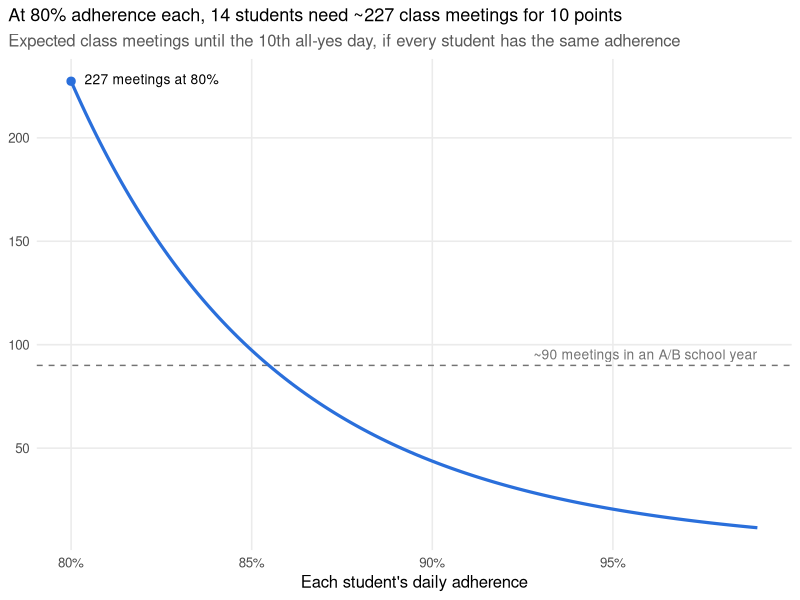
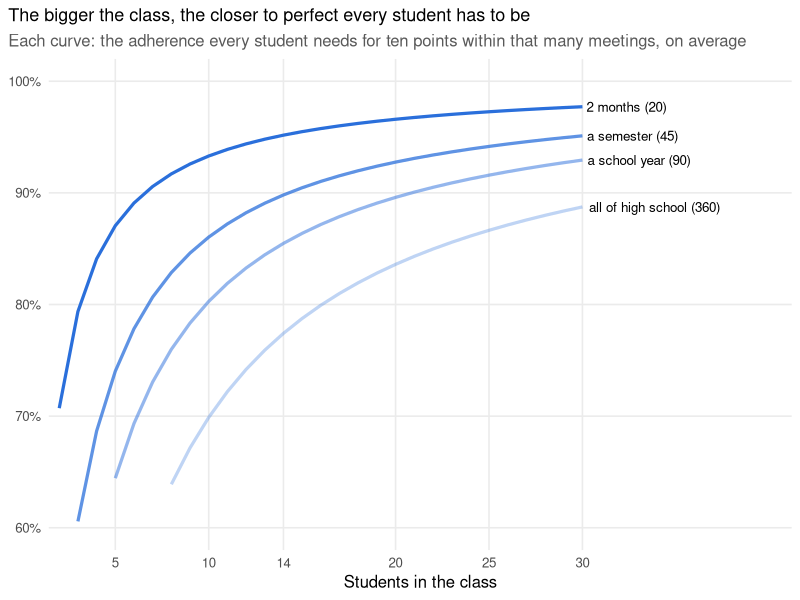
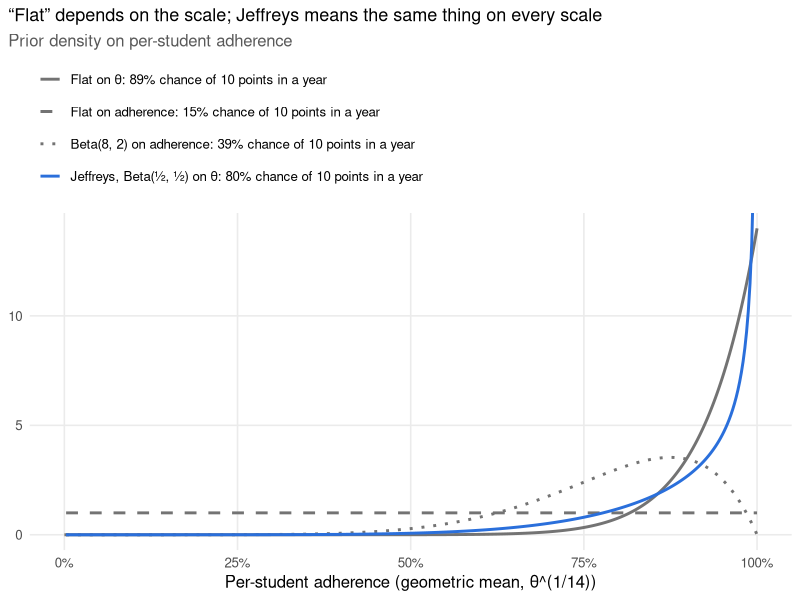
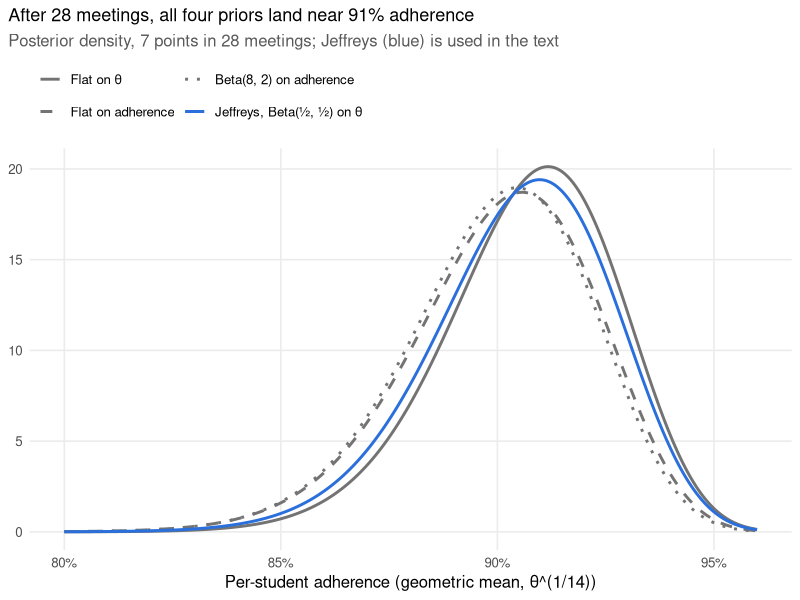
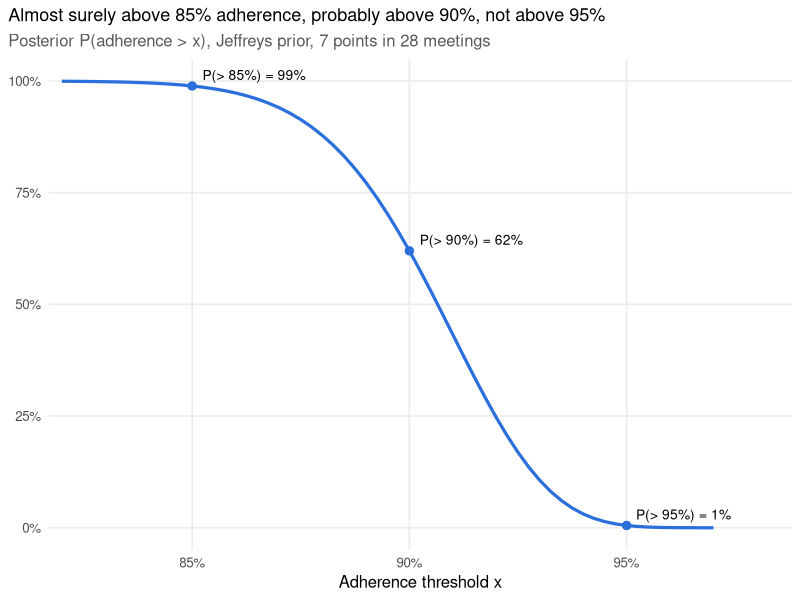
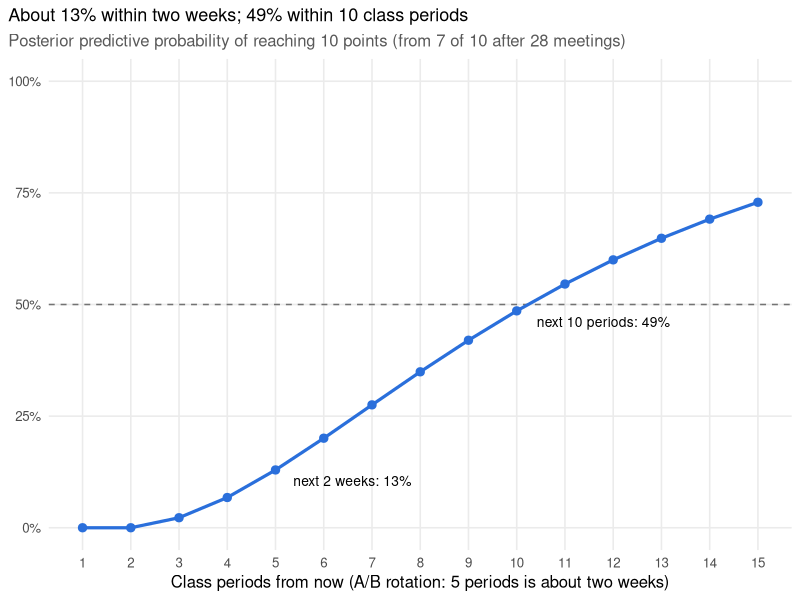

The R source for these figures, in order:
## ---- chunk 1
#| label: setup
library(ggplot2)

# ---- Data: update these as the class earns points --------------------------
k      <- 7    # points earned so far
n      <- 28   # class meetings so far
N      <- 14   # students playing
target <- 10   # points needed for the meal
year   <- 90   # class meetings in an A/B school year (180 days / 2)

accent <- "#2a6fdb"
grey   <- "grey45"
theme_set(theme_minimal(base_size = 12) +
            theme(panel.grid.minor = element_blank(),
                  plot.title.position = "plot",
                  plot.title = element_text(face = "plain", size = 13),
                  plot.subtitle = element_text(colour = "grey35"),
                  legend.position = "top", legend.justification = "left"))

pct <- function(x, d = 0) paste0(sprintf(paste0("%.", d, "f"), 100 * x), "%")

# ---- Jeffreys posterior on theta, and derived per-student adherence --------
a_post <- 0.5 + k
b_post <- 0.5 + n - k
pbar_q <- qbeta(c(0.025, 0.5, 0.975), a_post, b_post)^(1 / N)
theta_hat <- k / n
pbar_hat  <- theta_hat^(1 / N)

# ---- Posterior predictive: class periods until `target` points -------------
r_left <- target - k
# P(at least r_left all-yes days within m meetings), beta-binomial
pbb <- function(j, m, a, b) exp(lchoose(m, j) + lbeta(j + a, m - j + b) - lbeta(a, b))
p_done_by <- function(m) {
  if (m < r_left) return(0)
  1 - sum(pbb(0:(r_left - 1), m, a_post, b_post))
}
mean_left <- r_left * (a_post + b_post - 1) / (a_post - 1)
cdf_m     <- sapply(1:500, p_done_by)
median_left <- which(cdf_m >= 0.5)[1]
## ---- chunk 2
#| label: one-at-80
theta80 <- 0.8^N
ed80    <- target / theta80
sd80    <- sqrt(target * (1 - theta80)) / theta80
## ---- chunk 3
#| label: fig-meetings
#| fig-cap: "Expected meetings = 10 / p^14 if every student has adherence p."
d1 <- data.frame(p = seq(0.80, 0.99, by = 0.001))
d1$meetings <- target / d1$p^N
ggplot(d1, aes(p, meetings)) +
  geom_hline(yintercept = year, linetype = "dashed", colour = grey) +
  annotate("text", x = 0.99, y = year, label = paste0("~", year, " meetings in an A/B school year"),
           hjust = 1, vjust = -0.6, colour = grey, size = 3.5) +
  geom_line(colour = accent, linewidth = 1.1) +
  annotate("point", x = 0.8, y = ed80, colour = accent, size = 2.5) +
  annotate("text", x = 0.8, y = ed80, label = paste(round(ed80), "meetings at 80%"),
           hjust = -0.1, vjust = 0.3, size = 3.5) +
  scale_x_continuous(labels = scales::percent) +
  labs(title = paste0("At 80% adherence each, ", N, " students need ~", round(ed80), " class meetings for 10 points"),
       subtitle = "Expected class meetings until the 10th all-yes day, if every student has the same adherence",
       x = "Each student's daily adherence", y = NULL)
## ---- chunk 4
#| label: fig-iso
#| fig-cap: "Required adherence p = (10 / T)^(1/N) for an expected wait of T meetings; assumes independent students."
lv <- data.frame(T = c(20, 45, 90, 360),
                 label = c("2 months (20)", "a semester (45)", "a school year (90)", "all of high school (360)"))
d2 <- merge(lv, data.frame(size = 1:30))
d2$need <- (target / d2$T)^(1 / d2$size)
d2 <- subset(d2, need >= 0.6)
d2$label <- factor(d2$label, levels = lv$label)
ends <- subset(d2, size == 30)
ggplot(d2, aes(size, need, group = label, alpha = label)) +
  geom_line(colour = accent, linewidth = 1.1) +
  geom_text(data = ends, aes(label = label), hjust = -0.05, size = 3.4, colour = "black", alpha = 1) +
  scale_alpha_manual(values = c(1, 0.75, 0.5, 0.3), guide = "none") +
  scale_y_continuous(labels = scales::percent, limits = c(0.6, 1)) +
  scale_x_continuous(breaks = c(1, 5, 10, 14, 20, 25, 30), expand = expansion(mult = c(0.02, 0.4))) +
  labs(title = "The bigger the class, the closer to perfect every student has to be",
       subtitle = "Each curve: the adherence every student needs for ten points within that many meetings, on average",
       x = "Students in the class", y = NULL)
## ---- chunk 5
#| label: priors
# Four priors, all expressed as densities on the per-student scale pbar = theta^(1/N)
g  <- seq(1e-4, 1 - 1e-6, length.out = 20001)
dg <- diff(g[1:2])
prior_dens <- list(
  flat_theta = N * g^(N - 1),                                   # theta ~ U(0,1)
  flat_p     = rep(1, length(g)),                               # pbar ~ U(0,1)
  wi         = dbeta(g, 8, 2),                                  # pbar ~ Beta(8,2)
  jeffreys   = dbeta(g^N, 0.5, 0.5) * N * g^(N - 1)             # theta ~ Beta(1/2,1/2)
)
prior_labels <- c(flat_theta = "Flat on θ", flat_p = "Flat on adherence",
                  wi = "Beta(8, 2) on adherence", jeffreys = "Jeffreys, Beta(½, ½) on θ")

# Prior predictive: P(10 points within a school year of `year` meetings)
pp_year <- sapply(prior_dens, function(f) {
  w <- f / sum(f)
  sum(w * pnbinom(year - target, target, g^N))
})
p_below <- function(f, x) { w <- f / sum(f); sum(w[g < x]) }
jeff_below80 <- p_below(prior_dens$jeffreys, 0.8)
flat_p_half  <- 0.5^N   # median theta under a flat prior on pbar
## ---- chunk 6
#| label: fig-priors
#| fig-cap: "Prior densities on the adherence scale; the legend gives each prior's predictive chance of 10 points within a school year."
d3 <- do.call(rbind, lapply(names(prior_dens), function(s)
  data.frame(p = g, d = prior_dens[[s]], s = s)))
d3 <- d3[seq(1, nrow(d3), by = 50), ]
d3$lab <- factor(paste0(prior_labels[d3$s], ": ", pct(pp_year[d3$s]), " chance of 10 points in a year"),
                 levels = paste0(prior_labels, ": ", pct(pp_year[names(prior_labels)]), " chance of 10 points in a year"))
ggplot(d3, aes(p, d, colour = lab, linetype = lab)) +
  geom_line(linewidth = 1) +
  scale_colour_manual(values = c(grey, grey, grey, accent)) +
  scale_linetype_manual(values = c("solid", "dashed", "dotted", "solid")) +
  coord_cartesian(ylim = c(0, 14)) +
  scale_x_continuous(labels = scales::percent) +
  guides(colour = guide_legend(ncol = 1), linetype = guide_legend(ncol = 1)) +
  labs(title = "“Flat” depends on the scale; Jeffreys means the same thing on every scale",
       subtitle = "Prior density on per-student adherence",
       x = "Per-student adherence (geometric mean, θ^(1/14))", y = NULL, colour = NULL, linetype = NULL)
## ---- chunk 7
#| label: posteriors
lik <- exp(k * N * log(g) + (n - k) * log1p(-g^N))
post_dens <- lapply(prior_dens, function(f) { p <- f * lik; p / (sum(p) * dg) })
post_q <- sapply(post_dens, function(f) {
  cf <- cumsum(f) * dg
  g[sapply(c(0.025, 0.5, 0.975), function(q) which(cf >= q)[1])]
})
max_gap <- max(abs(post_q[2, ] - post_q[2, "jeffreys"]))
## ---- chunk 8
#| label: fig-posteriors
#| fig-cap: "Grid posteriors on per-student adherence under each prior."
d4 <- do.call(rbind, lapply(names(post_dens), function(s)
  data.frame(p = g, d = post_dens[[s]], s = s)))
d4 <- subset(d4, p >= 0.8 & p <= 0.96)
d4$lab <- factor(prior_labels[d4$s], levels = prior_labels)
ggplot(d4, aes(p, d, colour = lab, linetype = lab)) +
  geom_line(linewidth = 1) +
  scale_colour_manual(values = c(grey, grey, grey, accent)) +
  scale_linetype_manual(values = c("solid", "dashed", "dotted", "solid")) +
  scale_x_continuous(labels = scales::percent) +
  guides(colour = guide_legend(ncol = 2), linetype = guide_legend(ncol = 2)) +
  labs(title = paste0("After ", n, " meetings, all four priors land near ", pct(post_q[2, "jeffreys"]), " adherence"),
       subtitle = paste0("Posterior density, ", k, " points in ", n, " meetings; Jeffreys (blue) is used in the text"),
       x = "Per-student adherence (geometric mean, θ^(1/14))", y = NULL, colour = NULL, linetype = NULL)
## ---- chunk 9
#| label: fig-exceed
#| fig-cap: "Posterior probability that per-student adherence exceeds x (Jeffreys prior on θ)."
d5 <- data.frame(x = seq(0.82, 0.97, by = 0.0025))
d5$p <- 1 - pbeta(d5$x^N, a_post, b_post)
marks <- data.frame(x = c(0.85, 0.90, 0.95))
marks$p <- 1 - pbeta(marks$x^N, a_post, b_post)
ggplot(d5, aes(x, p)) +
  geom_line(colour = accent, linewidth = 1.1) +
  geom_point(data = marks, colour = accent, size = 2.5) +
  geom_text(data = marks, aes(label = paste0("P(> ", pct(x), ") = ", pct(p))),
            hjust = -0.1, vjust = -0.6, size = 3.5) +
  scale_x_continuous(labels = scales::percent, expand = expansion(mult = c(0.02, 0.12))) +
  scale_y_continuous(labels = scales::percent) +
  labs(title = paste0("Almost surely above 85% adherence, ",
                      ifelse(marks$p[2] > 0.5, "probably above", "probably not above"), " 90%, not above 95%"),
       subtitle = paste0("Posterior P(adherence > x), Jeffreys prior, ", k, " points in ", n, " meetings"),
       x = "Adherence threshold x", y = NULL)
## ---- chunk 10
#| label: fig-finish
#| fig-cap: "Beta-negative-binomial posterior predictive (Jeffreys prior on θ), counted in class periods from now."
d6 <- data.frame(m = 1:15)
d6$p <- sapply(d6$m, p_done_by)
lab6 <- subset(d6, m %in% c(5, 10))
lab6$txt <- c("next 2 weeks", "next 10 periods")
ggplot(d6, aes(m, p)) +
  geom_hline(yintercept = 0.5, linetype = "dashed", colour = grey) +
  geom_line(colour = accent, linewidth = 1.1) +
  geom_point(colour = accent, size = 2.5) +
  geom_text(data = lab6, aes(label = paste0(txt, ": ", pct(p))), hjust = -0.15, vjust = 1.6, size = 3.5) +
  scale_x_continuous(breaks = 1:15) +
  scale_y_continuous(labels = scales::percent, limits = c(0, 1)) +
  labs(title = paste0("About ", pct(p_done_by(5)), " within two weeks; ", pct(p_done_by(10)), " within 10 class periods"),
       subtitle = paste0("Posterior predictive probability of reaching ", target, " points (from ", k, " of ",
                         target, " after ", n, " meetings)"),
       x = "Class periods from now (A/B rotation: 5 periods is about two weeks)", y = NULL)
## ---- chunk 11
#| label: rwe-sim
#| cache: true
set.seed(2026)
n_sim <- 200000
conc  <- 10   # Beta concentration a + b (assumed spread)
fit_mean <- function(thr, share, K = conc)
  uniroot(function(m) pbeta(thr, m * K, (1 - m) * K, lower.tail = FALSE) - share, c(0.3, 0.97))$root
bench <- data.frame(
  name  = c("Swedish register: 51% of teens ≥ 80%", "Ferrin review: 23% ≥ 80%", "Kaiser cohort: 37% ≥ 70%"),
  thr   = c(0.8, 0.8, 0.7),
  share = c(0.51, 0.229, 0.367))
sim_one <- function(thr, share, K = conc) {
  m  <- fit_mean(thr, share, K)
  th <- apply(matrix(rbeta(n_sim * N, m * K, (1 - m) * K), ncol = N), 1, prod)
  # P(10 all-yes days within one school year of `year` meetings), then 4 independent years
  p_year <- mean(pnbinom(year - target, target, th))
  c(mean = m, p_year = p_year, p_4yr = 1 - (1 - p_year)^4)
}
res <- t(mapply(sim_one, bench$thr, bench$share))
sens <- sapply(c(5, 20), function(K) sim_one(0.8, 0.51, K)["p_year"])
fmt_small <- function(x) ifelse(x < 1e-4, "under 0.01%", ifelse(x < 0.001, "about 0%", pct(x, 1)))
## ---- chunk 12
#| label: tbl-rwe
knitr::kable(data.frame(
  Benchmark = bench$name,
  `Implied average adherence` = pct(res[, "mean"]),
  `Chance of a meal in a given school year` = fmt_small(res[, "p_year"]),
  `Chance of any meal in 4 years` = fmt_small(res[, "p_4yr"]),
  check.names = FALSE))
